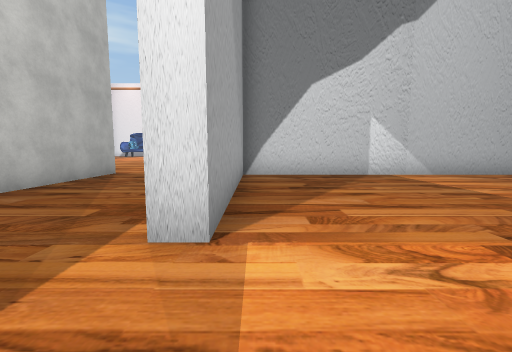
view 1 (above)

24 first-person views from a walk through a Unity game level. The camera is 1.5 m above the floor, tilts 6° down and sees 90° across. The floor is counted in squares, 2 m on a side. Each view is taken from the middle of a square. On the plan, view 1 faces up. The plan holds only what a view shows up to about 9 squares ahead; the rest is blank. The place goes on beyond the plan. Some surface patterns are stand-ins.

view 2
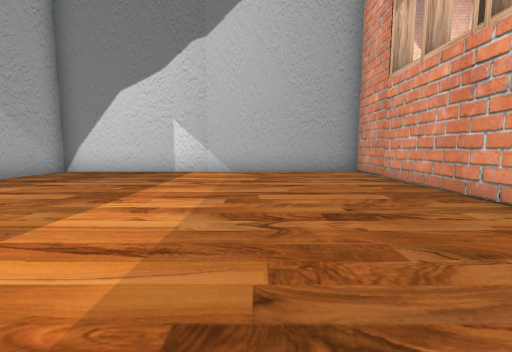

view 3
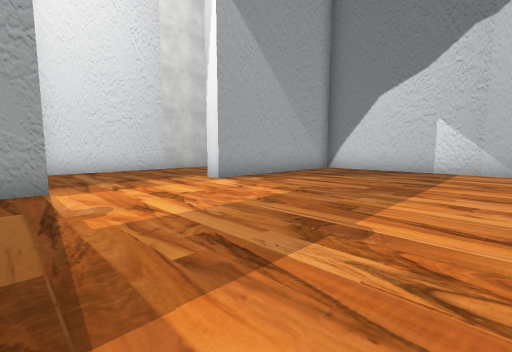

view 4
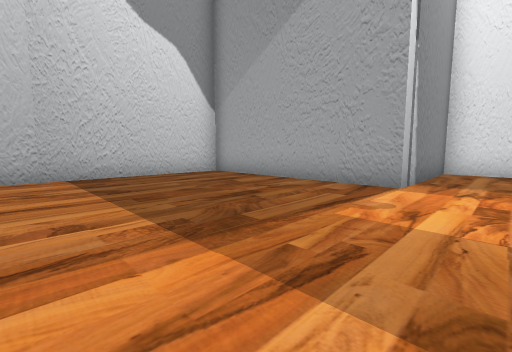

view 5
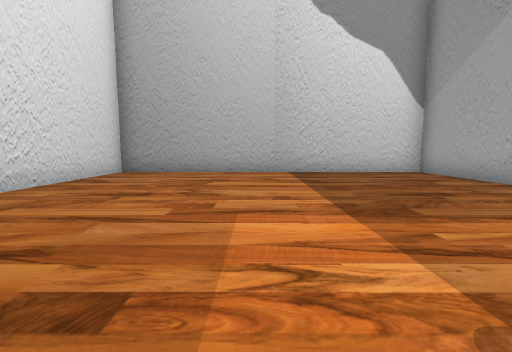

view 6
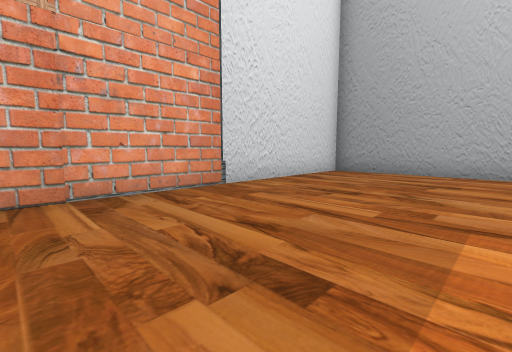

view 7
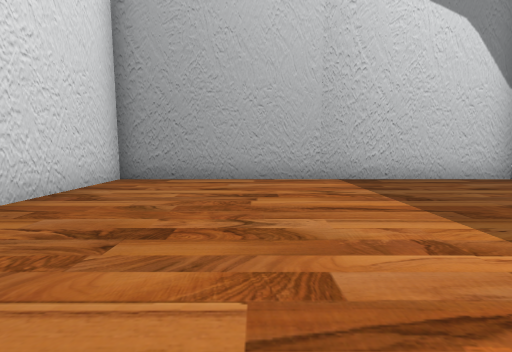

view 8
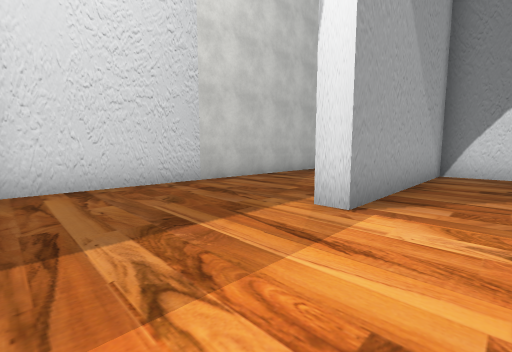

view 9
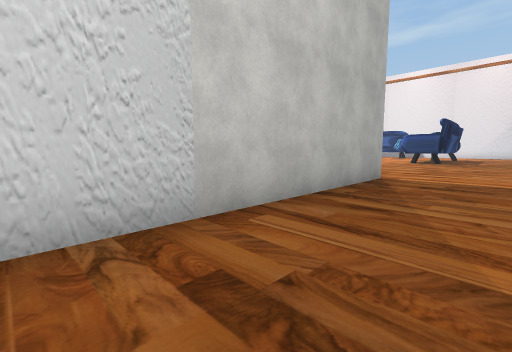

view 10
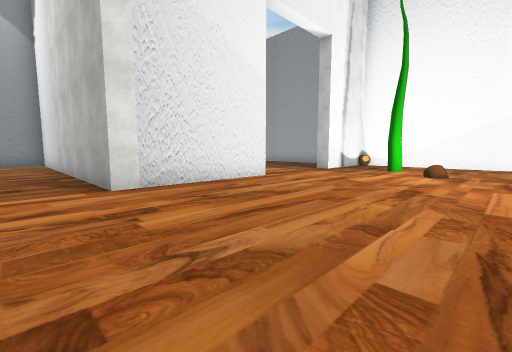

view 11
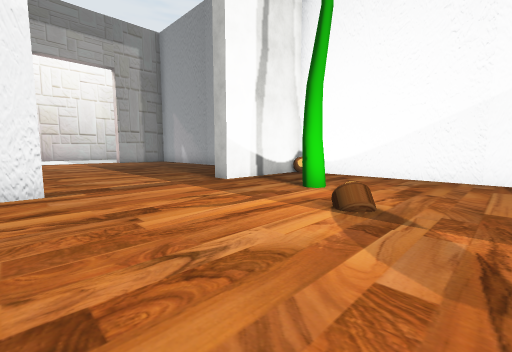

view 12
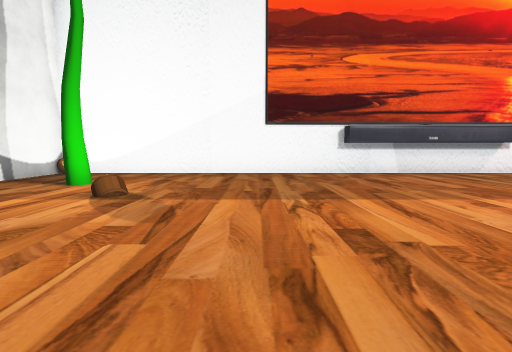

view 13
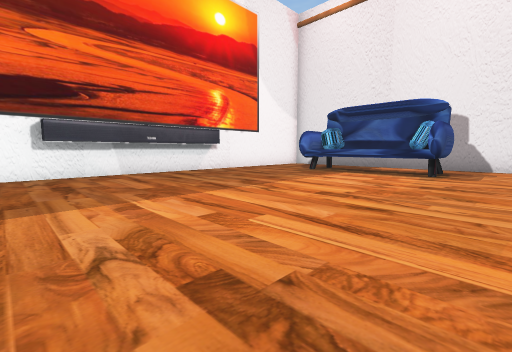

view 14
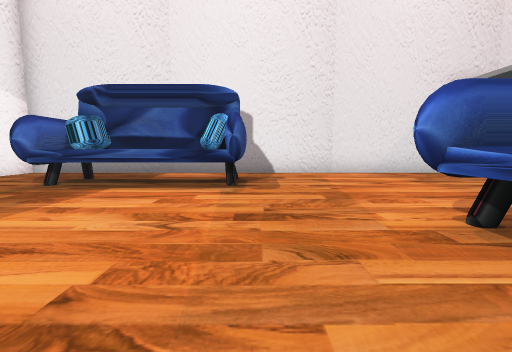

view 15
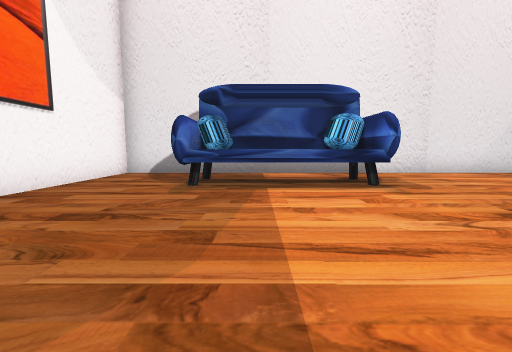

view 16
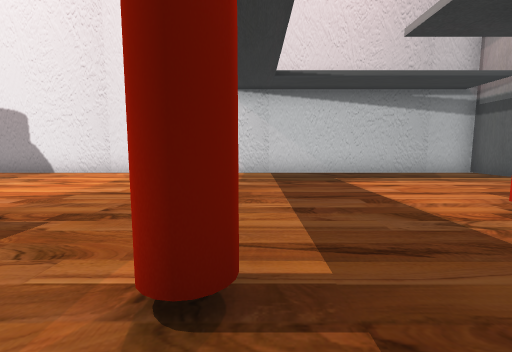

view 17
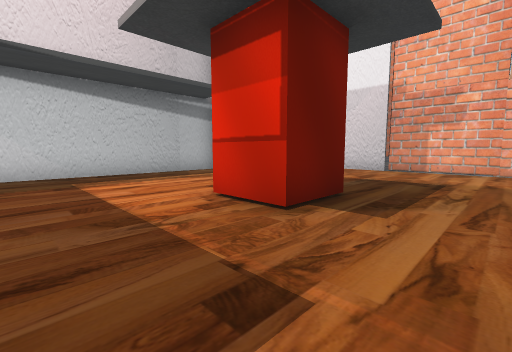

view 18
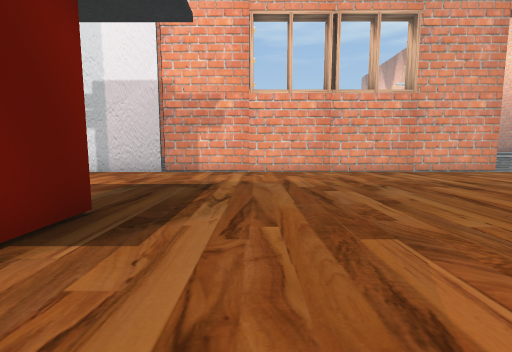

view 19
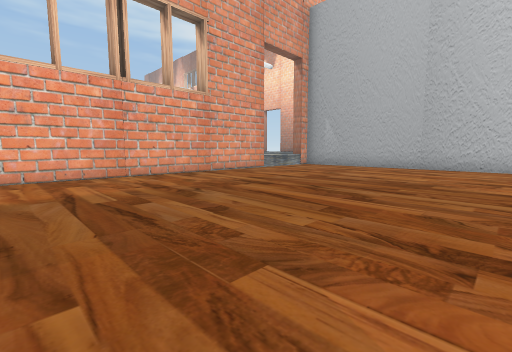

view 20
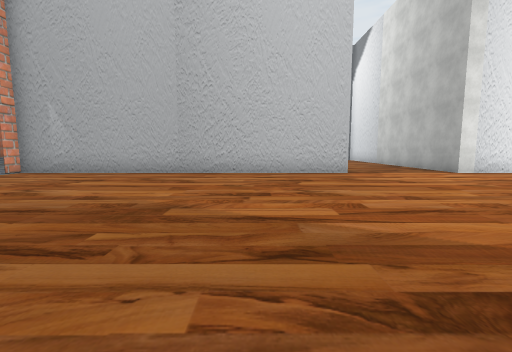

view 21
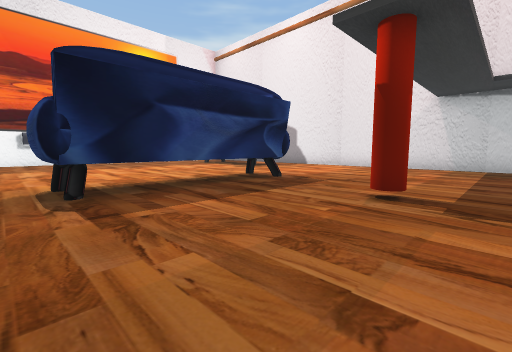

view 22
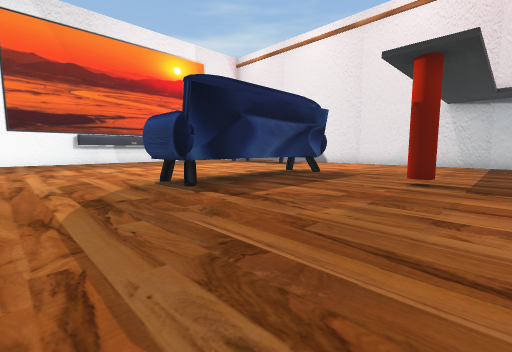

view 23
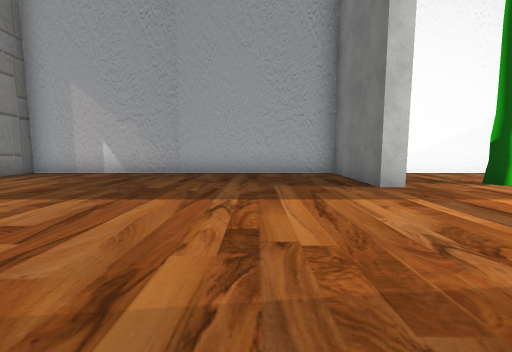

view 24
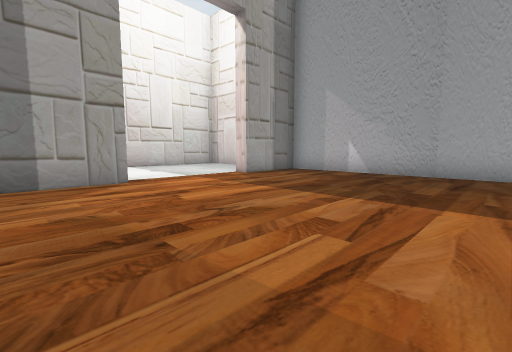

### Floor plan
Key: @ floor where view 1 was taken; # wall or solid block; . floor; ^ raised ledge; T tree; H thing the floor can be seen under or through; O other object.
Columns run from 15 left of view 1 to 10 right of it. Each row starts with its distance up from view 1.
 27 ######################
 26 #....................#
 25 #..HHHH..............
 24 #..^^^^.............   ..#
 23 #..................   ...#
 22 #........##.......# .....^
 21 #........##.......##.....#
 20 #........ #...#..........#
 19 #........ #..............#
 18 #........ #..... ........#
 17 #........##..... ........#
 16 #............... ........#
 15 #........................#
 14 #........................#
 13 #........................#
 12 #... ....................#
 11 #...O....................^
 10 #..T....................
  9 #........................
  8 ###....####...###########^
  7 #.......  #...#..........#
  6 #.......  #...#..........#
  5 #........ #...#..........#
  4 #........ #...#..........#
  3 #........ #...#..........#
  2 #........ #..............#
  1 #........ #..............#
  0 #........ #....@.........#
 -1 #........ #..............#
 -2 ###....## #####..........#
 -3    ....       #..........#
 -4     ..        #..........#
 -5               #..........#
 -6               #..........#
 -7               #..........#
 -8               ############

Where each view was taken, in squares from view 1:
view 1: 0 up, 0 right, facing up
view 2: 1 down, 6 right, facing up
view 3: 2 down, 5 right, facing up-left
view 4: 0 up, 5 right, facing down-left
view 5: 1 up, 5 right, facing down
view 6: 1 up, 5 right, facing down-right
view 7: 1 down, 6 right, facing down
view 8: 1 down, 1 right, facing up-left
view 9: 1 up, 2 left, facing up-left
view 10: 13 up, 3 left, facing down-left
view 11: 13 up, 8 left, facing down-left
view 12: 14 up, 7 left, facing left
view 13: 16 up, 7 left, facing up-left
view 14: 19 up, 8 left, facing up
view 15: 19 up, 11 left, facing up
view 16: 19 up, 1 left, facing up
view 17: 19 up, 0 right, facing up-right
view 18: 19 up, 1 right, facing right
view 19: 19 up, 2 right, facing down-right
view 20: 16 up, 2 right, facing down
view 21: 16 up, 0 right, facing up-left
view 22: 14 up, 0 right, facing up-left
view 23: 5 up, 7 left, facing left
view 24: 4 up, 7 left, facing down-left
